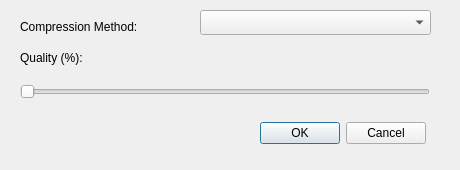
<?xml version="1.0" encoding="UTF-8"?>
<ui version="4.0">
 <class>Dialog</class>
 <widget class="QDialog" name="Dialog">
  <property name="geometry">
   <rect>
    <x>0</x>
    <y>0</y>
    <width>460</width>
    <height>170</height>
   </rect>
  </property>
  <property name="windowIcon">
   <iconset>
    <normaloff>../../../xdg/openshot.svg</normaloff>../../../xdg/openshot.svg</iconset>
  </property>
  <property name="locale">
   <locale language="English" country="UnitedStates"/>
  </property>
  <widget class="QLabel" name="label">
   <property name="geometry">
    <rect>
     <x>20</x>
     <y>20</y>
     <width>150</width>
     <height>15</height>
    </rect>
   </property>
   <property name="text">
    <string>&lt;html&gt;&lt;head/&gt;&lt;body&gt;&lt;p&gt;Compression Method:&lt;/p&gt;&lt;/body&gt;&lt;/html&gt;</string>
   </property>
  </widget>
  <widget class="QComboBox" name="cmbquality">
   <property name="geometry">
    <rect>
     <x>200</x>
     <y>10</y>
     <width>231</width>
     <height>25</height>
    </rect>
   </property>
  </widget>
  <widget class="QDialogButtonBox" name="buttonBox">
   <property name="geometry">
    <rect>
     <x>250</x>
     <y>120</y>
     <width>176</width>
     <height>27</height>
    </rect>
   </property>
   <property name="standardButtons">
    <set>QDialogButtonBox::Cancel|QDialogButtonBox::Ok</set>
   </property>
  </widget>
  <widget class="QSlider" name="horizontalSlider">
   <property name="geometry">
    <rect>
     <x>20</x>
     <y>80</y>
     <width>410</width>
     <height>24</height>
    </rect>
   </property>
   <property name="orientation">
    <enum>Qt::Horizontal</enum>
   </property>
  </widget>
  <widget class="QLabel" name="label_2">
   <property name="geometry">
    <rect>
     <x>20</x>
     <y>50</y>
     <width>150</width>
     <height>16</height>
    </rect>
   </property>
   <property name="text">
    <string>&lt;html&gt;&lt;head/&gt;&lt;body&gt;&lt;p&gt;Quality (%):&lt;/p&gt;&lt;/body&gt;&lt;/html&gt;</string>
   </property>
  </widget>
 </widget>
 <tabstops>
  <tabstop>cmbquality</tabstop>
  <tabstop>horizontalSlider</tabstop>
  <tabstop>buttonBox</tabstop>
 </tabstops>
 <resources/>
 <connections/>
</ui>
